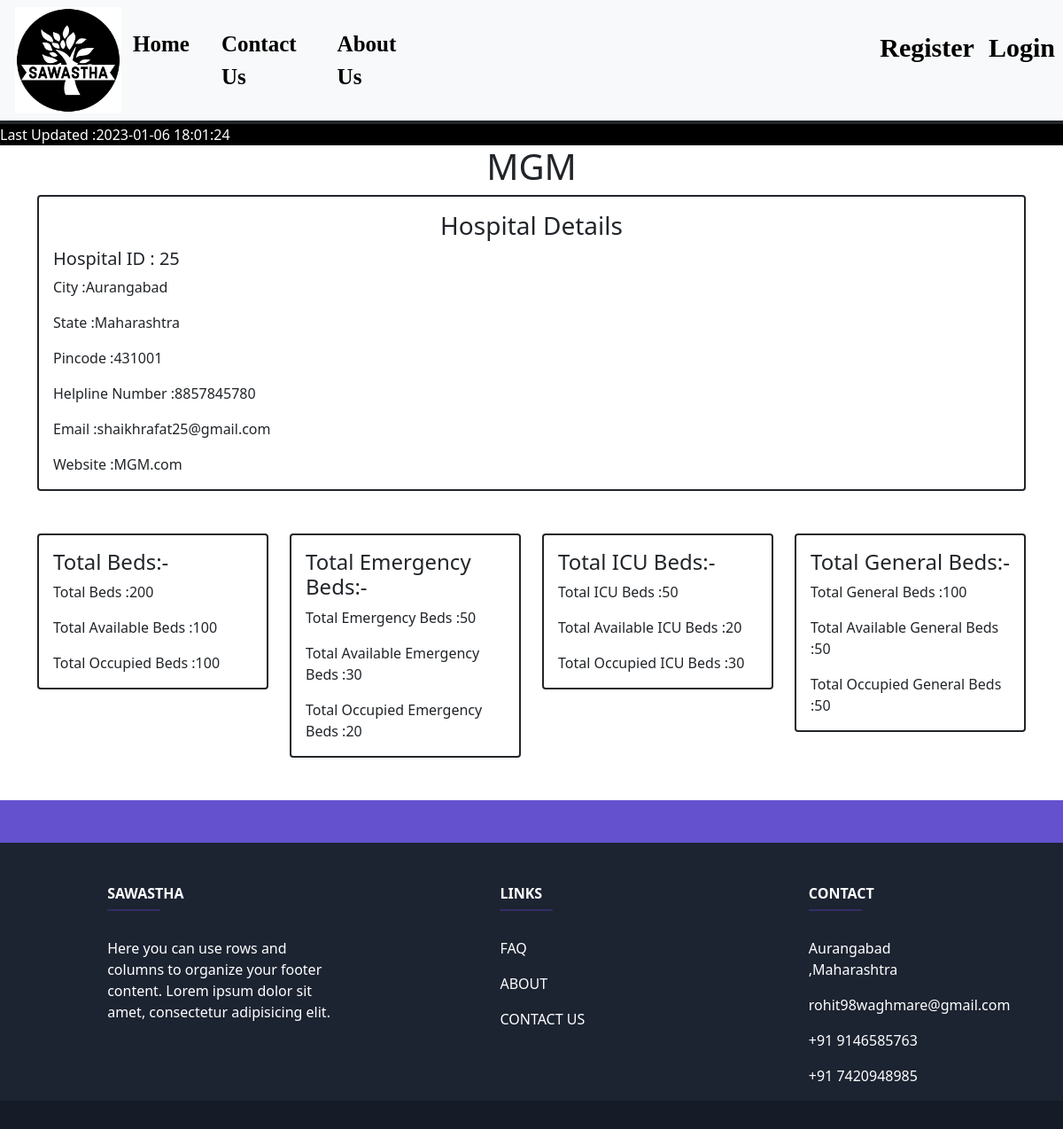
Screenshot of /hospital_data.php?id=MGM with the database file from the repository.
### tables this page shows
CREATE TABLE `hospital_info`(
    `sr` INT NOT NULL,
    `hospital_id` varchar(50), 
    `hospital_name` varchar(50), 
    `city` varchar(50), 
    `address` varchar(50), 
    `state` varchar(50),
     `pincode` varchar(50), 
     `phonenumber` varchar(10), 
     `email` varchar(50), 
     `category` varchar(50),
     `website` varchar(50), 
     `beds` int(255), 
     `available_bad` int(255), 
     `Total_emergency_beds` int(255), 
     `available_emergency_bad` int(255),
     `Total_icu_beds` int(255),
     `available_icu_beds` int(255),
     `Total_general_beds` int(255),
     `available_general_bad` int(255), 
     `last_updated` varchar(50)
);

### hospital_data.php (the view, shortened to what this page needs)
<?php
include './Database/db.php';
$id = $_GET['id'];
$sql = "SELECT * FROM hospital_info WHERE hospital_name = '$id'";
$result = mysqli_query($con, $sql);
$row = mysqli_fetch_array($result);
$hospital_name = ($row['hospital_name']);
$hospital_id = ($row['hospital_id']);
$hospital_city = ($row['city']);
$hospital_state = ($row['state']);
$hospital_pincode = ($row['pincode']);
$hospital_contact = ($row['phonenumber']);
$hospital_email = ($row['email']);
$hospital_website = ($row['website']);
$hospital_Total_beds = ($row['beds']);
$hospital_Total_available_beds = ($row['available_bad']);
$hospital_Total_emergency_beds = ($row['Total_emergency_beds']);
$hospital_Total_available_emergency_beds = ($row['available_emergency_bad']);
$hospital_Total_icu_beds = ($row['Total_icu_beds']);
$hospital_Total_available_icu_beds = ($row['available_icu_beds']);
$hospital_Total_general_beds = ($row['Total_general_beds']);
$hospital_Total_available_general_beds = ($row['available_general_bad']);
$hospital_last_Updated = ($row['last_updated']);
$hospital_Total_occupied_beds = $hospital_Total_beds - $hospital_Total_available_beds;
$hospital_occupied_Emergency_beds = $hospital_Total_emergency_beds - $hospital_Total_available_emergency_beds;
$hospital_occupied_icu_beds = $hospital_Total_icu_beds - $hospital_Total_available_icu_beds;
$hospital_occupied_general_beds = $hospital_Total_general_beds - $hospital_Total_available_general_beds
?>
<!DOCTYPE html>
<html lang="en">
<head>
  <link rel="stylesheet" href="./css/bootstrap.min.css">
  <link rel="stylesheet" href="./css/hosp_data.css">
</head>
<body>
  <?php
  include "./partials/navbar3.php"
  ?>
  <div id="update">
    <marquee direction="left">
      <span>Last Updated :<?php echo $hospital_last_Updated ?></span>
    </marquee>
  </div>
  <div class="container">
    <div class="text-center">
      <h1><?php echo $hospital_name ?></h1>
    </div>
    <div class="row">
      <div class="column-lg">
        <div class="card border-dark border-2 ">
          <div class="card-body">
            <h3 class="card-title text-center">Hospital Details</h3>
            <h5 class="card-title">Hospital ID : <?php echo $hospital_id ?></h5>
            <p class="card-text">City :<?php echo $hospital_city ?></p>
            <p class="card-text">State :<?php echo $hospital_state ?></p>
            <p class="card-text">Pincode :<?php echo $hospital_pincode ?></p>
            <p class="card-text">Helpline Number :<?php echo $hospital_contact ?></p>
            <p class="card-text">Email :<?php echo $hospital_email ?></p>
            <p class="card-text">Website :<?php echo $hospital_website ?></p>
          </div>
        </div>
      </div>
      <div class="col-sm-3 mt-5 mb-5">
        <div class="card border-dark border-2">
          <div class="card-body">
            <h4 class="card-title">Total Beds:- </h4>
            <p class="card-text">Total Beds :<?php echo $hospital_Total_beds ?></p>
            <p class="card-text">Total Available Beds :<?php echo $hospital_Total_available_beds ?></p>
            <p class="card-text">Total Occupied Beds :<?php echo $hospital_Total_occupied_beds ?></p>
          </div>
        </div>
      </div>
      <div class="col-sm-3 mt-5 mb-5">
        <div class="card border-dark border-2">
          <div class="card-body">
            <h4 class="card-title">Total Emergency Beds:- </h4>
            <p class="card-text">Total Emergency Beds :<?php echo $hospital_Total_emergency_beds ?></p>
            <p class="card-text">Total Available Emergency Beds :<?php echo $hospital_Total_available_emergency_beds ?></p>
            <p class="card-text">Total Occupied Emergency Beds :<?php echo $hospital_occupied_Emergency_beds ?></p>
          </div>
        </div>
      </div>
      <div class="col-sm-3 mt-5 mb-5">
        <div class="card border-dark border-2">
          <div class="card-body">
            <h4 class="card-title">Total ICU Beds:- </h4>
            <p class="card-text">Total ICU Beds :<?php echo $hospital_Total_icu_beds ?></p>
            <p class="card-text">Total Available ICU Beds :<?php echo $hospital_Total_available_icu_beds ?></p>
            <p class="card-text">Total Occupied ICU Beds :<?php echo $hospital_occupied_icu_beds ?></p>
          </div>
        </div>
      </div>
      <div class="col-sm-3 mt-5 mb-5">
        <div class="card border-dark border-2">
          <div class="card-body">
            <h4 class="card-title">Total General Beds:- </h4>
            <p class="card-text">Total General Beds :<?php echo $hospital_Total_general_beds ?></p>
            <p class="card-text">Total Available General Beds :<?php echo $hospital_Total_available_general_beds ?></p>
            <p class="card-text">Total Occupied General Beds :<?php echo $hospital_occupied_general_beds ?></p>
          </div>
        </div>
      </div>
    </div>
  </div>
    <?php
    include "./partials/footer.php";
    ?>
</body>
</html>

### css/hosp_data.css (style rules this page uses)
#update { background-color: black; color: white; }

### rows the page displays
hospital_info: last_updated "2023-01-06 18:01:24", hospital_name "MGM", hospital "25", city "Aurangabad", state "Maharashtra", pincode "431001", phonenumber "8857845780", email "shaikhrafat25@gmail.com", website "MGM.com", beds "200", available_bad "100", Total_emergency_beds "50", available_emergency_bad "30", hospital_occupied_Emergency_beds "20", Total_icu_beds "50", available_icu_beds "20", hospital_occupied_icu_beds "30", Total_general_beds "100", available_general_bad "50"
